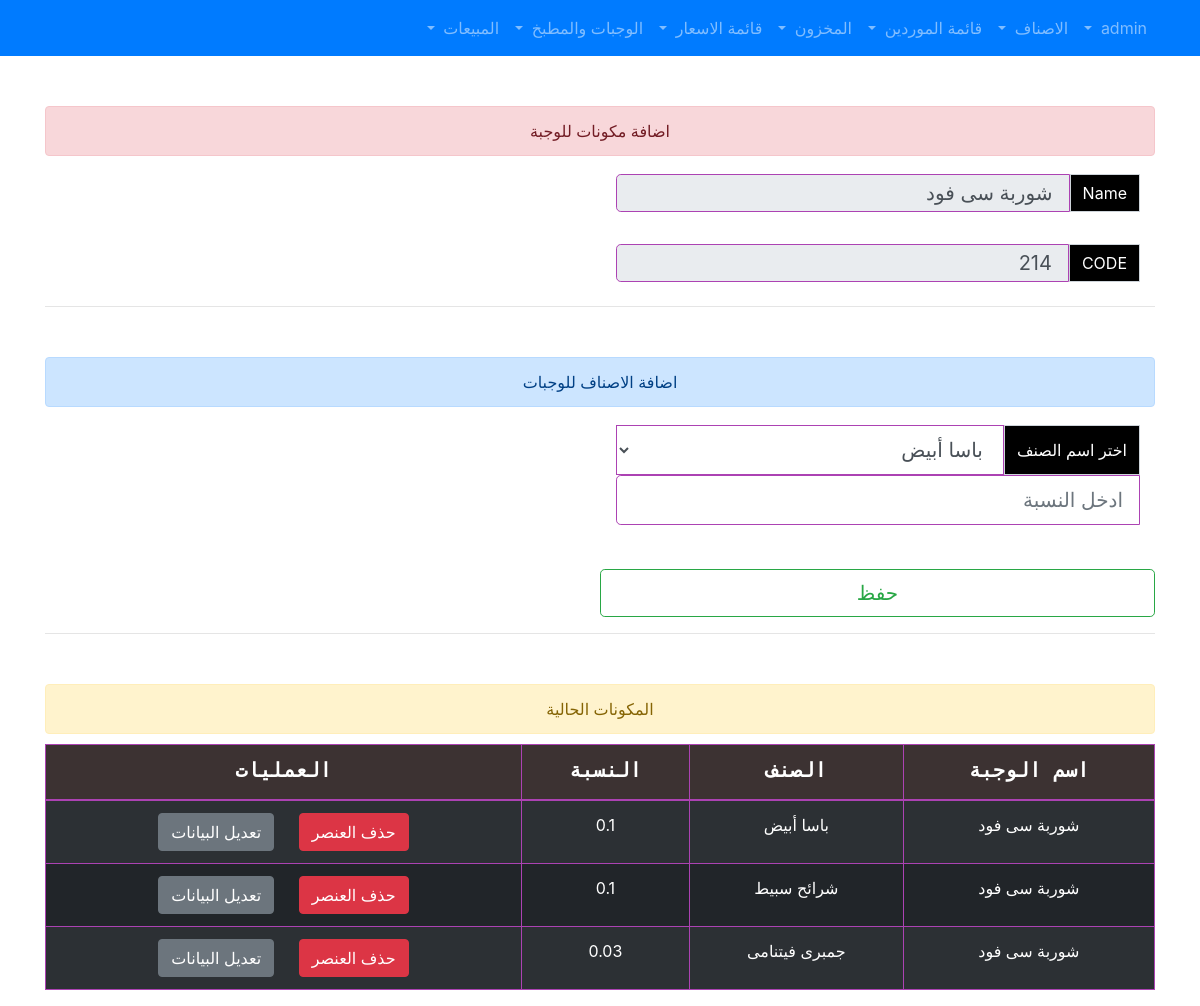
Screenshot of /sanadditems.php?code=214&&name=شوربة سى فود (signed in) with the database file from the repository.
### tables this page shows
CREATE TABLE `itemssan` (
  `id` int(11) NOT NULL,
  `items_hscode` int(11) NOT NULL,
  `san_code` int(11) NOT NULL,
  `percentage` double NOT NULL
);

CREATE TABLE `items` (
  `hscode` int(255) NOT NULL,
  `name` varchar(255) NOT NULL,
  `dest` float NOT NULL
);

### sanadditems.php (the view, shortened to what this page needs)
<?php
        include "header.php";
        if($_SESSION["mystatus"]!=0){
            if($_SERVER['REQUEST_METHOD'] == "GET")
            {
                 $name = $_GET['name'];
                 $san_code = $_GET['code'];
            }
?>
<div class="alert alert-danger"  role="alert">
اضافة مكونات للوجبة
</div>
    <form id="ooop" method="POST" action="sanadditems.php">
        <div class="input-group mb-3 btn-lg w-50">
            <div class="input-group-append">
                <span style="background-color:black;color:white" class="input-group-text" id="basic-addon2">Name</span>
            </div>
            <input readonly type="text" value="<?php echo $name;?>"name="name" class="form-control btn-lg w-50" placeholder="ادخل اسم الوجبة" aria-label="Recipient's username" aria-describedby="basic-addon2">
        </div>
        <div class="input-group mb-3 btn-lg w-50">
            <div class="input-group-append">
                <span style="background-color:black;color:white"  class="input-group-text" id="basic-addon2">CODE</span>
            </div>
            <input readonly type="text" value="<?php echo $san_code;?>" class="form-control btn-lg w-50" name="san_code" placeholder="ادخل كود الوجبة" aria-label="Recipient's username" aria-describedby="basic-addon2">
        </div>
        <hr>
        <div class="alert alert-primary"  role="alert">
        اضافة الاصناف للوجبات
</div>
         <div class="input-group mb-3 btn-lg w-50">
            <div class="input-group-append">
                <span style="background-color:black;color:white" class="input-group-text" id="basic-addon2">اختر اسم الصنف</span>
            </div>
            <select required style="border:1px solid #ac42b3;min-height:50px" class="form-control btn-lg w-50" name="items_hscode" aria-label="Recipient's username" aria-describedby="basic-addon2">
                <?php
                $sql = "SELECT * FROM items";
                $result = mysqli_query($conn, $sql);
                if (mysqli_num_rows($result) > 0) {
                    while($row = mysqli_fetch_assoc($result)) {
                ?>
                <option name="items_hscode" value ="<?php echo $row['hscode']?>" ><?php echo $row['name']?></option>
                <?php
                    }}
                ?>
                </select>
                <input required style="height:50px" type="text" name="percentage" class="form-control btn-lg w-25" placeholder="ادخل النسبة " aria-label="Recipient's username" aria-describedby="basic-addon2">
                </div>
        <button  style="margin-top:20px;" type="submit" class="btn btn-outline-success btn-lg w-50">حفظ</button>
    </form>
<hr>
    <div class="alert alert-warning"  role="alert">
        المكونات الحالية
        </div>
<table class="table table-hover table-bordered table-striped table-dark">
<thead style="">
<tr>
  <th>اسم الوجبة</th>
  <th>الصنف</th>
  <th>النسبة</th>
  <th>العمليات</th>
</tr>
<thead>
<tbody>
<?php
$sql = "
SELECT itemssan.id,itemssan.items_hscode,itemssan.percentage,items.name AS realname,items.hscode
FROM itemssan
INNER JOIN items ON itemssan.items_hscode = items.hscode
WHERE san_code =  $san_code
";
$result = mysqli_query($conn, $sql);
if (mysqli_num_rows($result) > 0) {
  while($row = mysqli_fetch_assoc($result)) {
?>
<tr>
<td><?php echo $name."  "; ?></td>
<td><?php echo $row["realname"]."    " ; ?></td>
<td><?php echo $row["percentage"]."  "; ?></td>
<td  style="text-align:center">
   <form action="sanadditems.php" method="GET">
    <input style="margin-left:20px" class="btn btn-danger" name="del" type="submit" value="حذف العنصر" />
    <input class="btn btn-secondary" type="submit" name="edit" value="تعديل البيانات"  formmethod = "POST" formaction="sanitemsedit.php"/>
  </form>
</td>
</tr>
<?php
  }
  } else {
  echo '<div class="alert alert-warning"  role="alert">
  لا توجد عناصر
</div>';
  }
?>
</tbody>
</table>
<?php
        }else{
            echo ' <script> window.location.href = "index.php"; </script>';
          }
      include_once "footer.php";
?>

### css/style.css (style rules this page uses)
thead { background-color:#3c3232; font-family: monospace; font-size:20px; text-align:center; font-weight:bold; }
.alert { margin-top:50px; margin-bottom:10px; text-align:center }
.table-dark td, .table-dark th, .table-dark thead th { border-color: #ac42b3; }
input[type="text"],textarea,input[type="email"] { border-color: #ac42b3 !important; }
td { text-align: center; }

### rows the page displays
itemssan: items_hscode.name "باسا أبيض", percentage "0.1"
itemssan: items_hscode.name "شرائح سبيط", percentage "0.1"
itemssan: items_hscode.name "جمبرى فيتنامى", percentage "0.03"

### other values shown
form field items_hscode "باسا أبيض"
